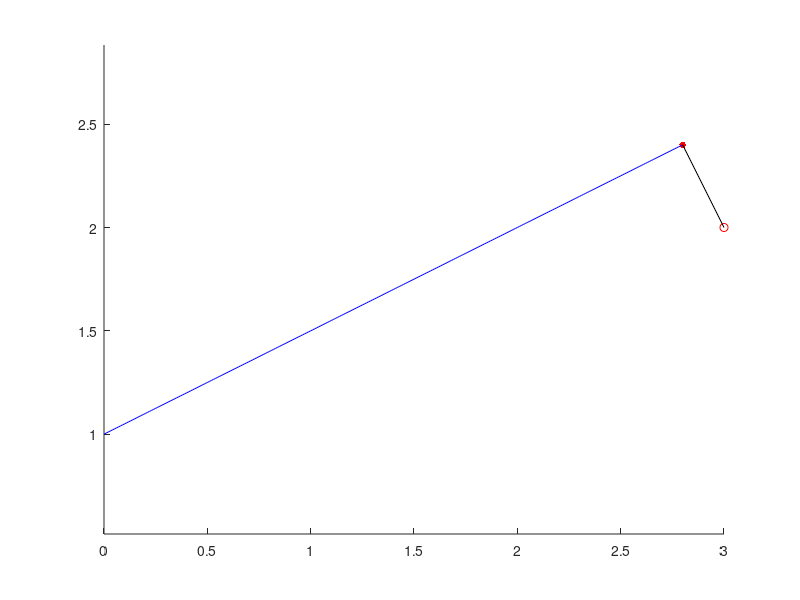

Source code (MATLAB):
k = 0.5; % slope
b = 1; % interception
x1 = 3;
y1 = 2;

x2 = (k*y1+x1-k*b)/(1+k*k);
y2 = k*x2+b;

figure
hold on
plot(x1,y1,'ro')
plot(x2,y2,'r.','MarkerSize',15)
plot(0:0.01:abs(x2), k*(0:0.01:abs(x2))+b, 'b-')
plot([x1,x2],[y1,y2],'k-')
axis equal
hold off

disp([x2,y2])